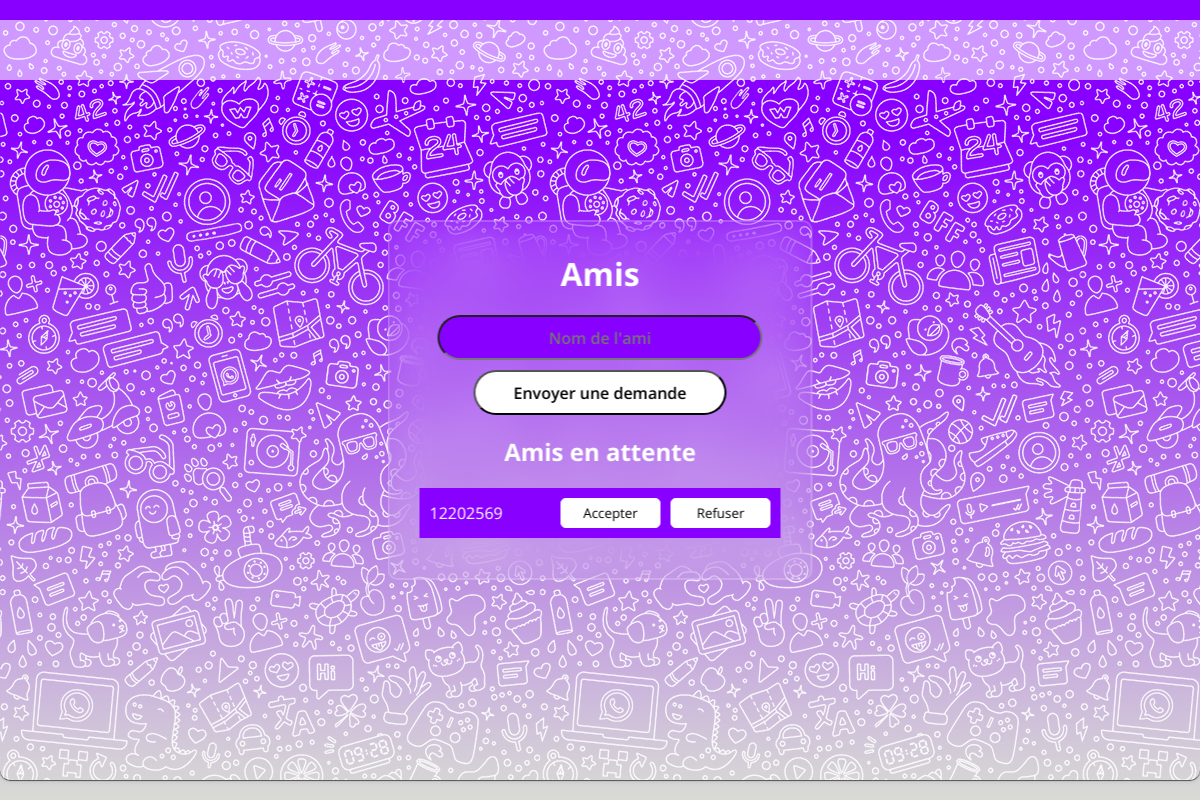
The app's page /ajouter (signed in), older data.
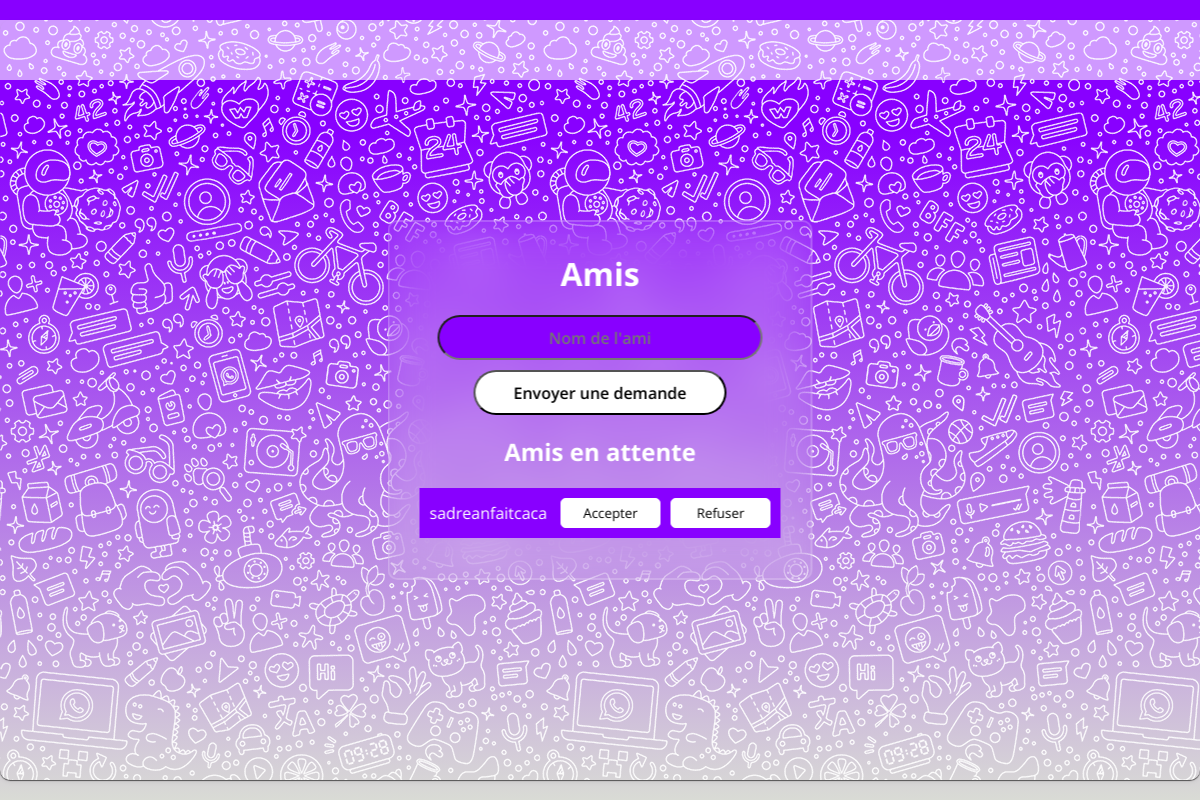
The same page, newer data.
### website/models.py (models this page shows)
class User(db.Model, UserMixin):
  id = db.Column(db.Integer, primary_key=True)
  email = db.Column(db.String(50), unique=True, nullable=False)
  login = db.Column(db.String(30), unique=True, nullable=False)
  password = db.Column(db.String(20), nullable=False)
  name = db.Column(db.String(20), nullable=False)
  profil = db.Column(db.String(250))
  message = db.relationship('Message')  # pas compris l'utilité
  confirmed = db.Column(db.Boolean, default=False)
  token = db.Column(db.String(100))
  friends = db.relationship('Friend', foreign_keys='Friend.user_id', backref='user', lazy=True)

### website/friends.py (the view)
@friend.route('/ajouter')
@login_required
def ajouter():
    amisDemandeListe = []
    friend_requests = FriendRequest.query.filter_by(receiver_id=current_user.id, accepted=False).all()
    for friend_request in friend_requests:
        sender = User.query.filter_by(id=friend_request.sender_id).first()
        sender.id_demande = friend_request.id
        amisDemandeListe.append(sender)
    return render_template('ajouter.html', donnees=amisDemandeListe)

### website/templates/ajouter.html (shortened to what this page needs)
<html lang="fr">
<head>
  <link rel="stylesheet" href="../static/CSS/ajouter.css">
</head>
<body>
    <div class="container">
        <div class="barre">
            <a href="{{url_for('views.home')}}"></a>
        </div>
        <div class="contain">
            <div class="contain1">
                <h1>Amis</h1>
                <div class="bouton">
                    <form id="addFriendForm" method="POST" action="{{ url_for('friend.add_friend') }}">
                        <input type="text" id="friend_name" name="friend_name" placeholder="Nom de l'ami">
                        <div class="o">
                            <input type="submit" class="accepter" value="Envoyer une demande"></button>
                        </div>
                    </form>
                </div>
                <div class="amisEnAttente" id="amisEnAttente">
                    <h2>Amis en attente</h2>
                    <div class="attente">
                        <div class="amiEnAttente">
                        <ul>
                            {% for row in donnees %}
                            <li>
                                {{ row.login }}
                                <div class="actions">
                                <form method="POST" action="{{ url_for('friend.accept_demand', demande_id=row.id_demande)}}">
                                    <button type="submit">Accepter</button>
                                </form>
                                <form method="POST" action="{{ url_for('friend.reject_demand', demande_id=row.id_demande)}}">
                                    <button type="submit">Refuser</button>
                                </form>
                                </div>
                            </li>
                            {% endfor %}
                        </ul>
                        </div>
                    </div>
                </div>
            </div>
        </div>
    </div>
</body>
</html>

### website/static/CSS/ajouter.css (style rules this page uses)
* { margin: 0; padding: 0; box-sizing: border-box; font-family: 'Open Sans', sans-serif; }
body { display: flex; justify-content: center; align-items: center; min-height: 100vh; background: linear-gradient(#8800FF, #8800FF 130px, #d9dbd5); }
.container { position: relative; width: 1396px; max-width: 100%; height: calc(100vh - 40px); background: #e5ddd5; box-shadow: 0 1px 1px 0 rgba(0, 0, 0, 0.6), 0 2px 5px 0 rgba(0, 0, 0, 0.06); display: flex; background: url(../Image/fond.png); border-radius: 10px; }
.barre { position: absolute; top: 0; left: 0; width: 100%; height: 60px; background-color: #ffffff; opacity: 0.6; }
.barre a { display: flex; align-items: center; height: 100%; padding-left: 10px; text-decoration: none; color: #000; }
.contain { width: 425px; margin: 0 auto; position: absolute; top: 50%; left: 50%; transform: translate(-50%, -50%); }
.contain1 h1, .contain1 h2 { text-align: center; margin-bottom: 20px; }
.contain1 { width: px; background-color: transparent; color: #fff; border: 2px solid rgba(255,255,255,.2); backdrop-filter: blur(20px); box-shadow: 0 0 10px rgba (0,0,0, .2); border-radius: 10px; padding: 30px ; }
.bouton { text-align: center; width: 100%; }
.accepter { width: 70%; margin-top: 10px; margin-bottom: 20px; font-size: 16px; border-radius: 40px; font-weight: 600; background-color: #fff; height: 45px; color: black; text-align: center; cursor: pointer; }
.amisEnAttente h2 { text-align: center; margin-bottom: 20px; }
.amiEnAttente ul { list-style: none; padding: 0; }
.amiEnAttente ul li { display: flex; justify-content: space-between; align-items: center; padding: 10px; background-color: #8800FF; margin-bottom: 10px; color: #fff; }
.amiEnAttente ul li form { display: inline-block; }
.amiEnAttente ul li button { width: 100px; padding: 5px; border-radius: 5px; cursor: pointer; }
.amiEnAttente ul li button[type="submit"] { background-color: #fff; color: #000000; border: 1px solid #fff; }
.actions { display: flex; gap: 10px; }
#friend_name { width: 90%; font-size: 16px; border-radius: 40px; font-weight: 600; background-color: #8800FF; height: 45px; color: #fff; text-align: center; }

Row changes from the older to the newer data that the page shows:
no longer on this page (row unchanged): User: login "12202569"
added User: login "sadreanfaitcaca"
